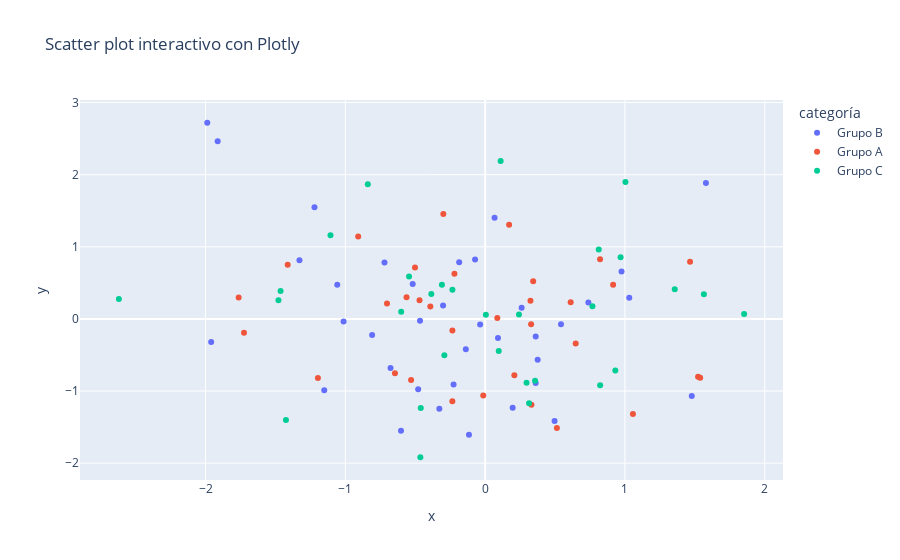

Write notebook code for a chart like this one.
### Code cell
fig = px.scatter(df, x='x', y='y', color='categoría',
                 title="Scatter plot interactivo con Plotly")
fig.show()

### Figure 1 — Plotly figure (JSON) as saved in the notebook; plotly's stock layout.template omitted (floating-point values rounded to 4 significant figures)
{"data": [{"hovertemplate": "categoría=Grupo B<br>x=%{x}<br>y=%{y}<extra></extra>", "legendgroup": "Grupo B", "marker": {"color": "#636efa", "symbol": "circle"}, "mode": "markers", "name": "Grupo B", "orientation": "v", "showlegend": true, "type": "scatter", "x": [0.4967, -0.1383, 1.579, 0.5426, -0.4657, -1.913, -1.013, -0.2258, 0.06753, -1.151, 0.3757, -0.6017, -1.058, -1.221, -1.96, -1.328, 0.1969, 0.7385, -0.1156, -0.3011, -0.7198, -0.6769, 1.031, 0.9755, -0.4792, -0.1857, -0.07201, 0.3616, 0.3614, -0.03583, 0.09176, -1.988, 1.478, -0.5183, -0.8085, -0.3277, 0.2611], "xaxis": "x", "y": [-1.415, -0.4206, 1.886, -0.07445, -0.02651, 2.463, -0.03471, -0.9094, 1.403, -0.9905, -0.5663, -1.551, 0.4736, 1.55, -0.3221, 0.8135, -1.231, 0.2275, -1.607, 0.1846, 0.7818, -0.68, 0.2931, 0.6566, -0.9747, 0.7871, 0.8221, -0.2454, -0.8895, -0.0771, -0.2647, 2.72, -1.071, 0.4825, -0.2235, -1.246, 0.1537], "yaxis": "y"}, {"hovertemplate": "categoría=Grupo A<br>x=%{x}<br>y=%{y}<extra></extra>", "legendgroup": "Grupo A", "marker": {"color": "#EF553B", "symbol": "circle"}, "mode": "markers", "name": "Grupo A", "orientation": "v", "showlegend": true, "type": "scatter", "x": [0.6477, 1.523, -0.2342, -0.4695, -1.725, -0.5623, -0.908, -1.412, 1.466, -0.0135, 0.2089, 0.1714, 1.057, 0.3436, -1.763, 0.3241, 0.6117, 0.3313, -1.196, -0.6451, 1.538, 0.8219, 0.08705, -0.299, -0.2197, -0.5018, 0.9154, 0.3288, -0.5298, 0.5133, -0.7021, -0.3921, -0.2346], "xaxis": "x", "y": [-0.3427, -0.8023, -0.1613, 0.2576, -0.1924, 0.3015, 1.143, 0.7519, 0.791, -1.062, -0.7833, 1.307, -1.32, 0.5219, 0.297, 0.2505, 0.2323, -1.191, -0.8207, -0.7537, -0.8158, 0.8272, 0.013, 1.454, 0.6257, 0.714, 0.4732, -0.07283, -0.8468, -1.515, 0.2141, 0.1732, -1.143], "yaxis": "y"}, {"hovertemplate": "categoría=Grupo C<br>x=%{x}<br>y=%{y}<extra></extra>", "legendgroup": "Grupo C", "marker": {"color": "#00cc96", "symbol": "circle"}, "mode": "markers", "name": "Grupo C", "orientation": "v", "showlegend": true, "type": "scatter", "x": [-0.2341, 0.7674, -0.4634, 0.242, 0.3142, -1.425, -0.5444, 0.1109, -0.6006, -0.2917, 1.852, 0.8225, -1.479, -0.4606, -0.3851, 0.9313, -0.8392, -0.3092, -1.106, 0.8125, 1.356, 1.004, 1.565, -2.62, 0.3571, 0.09708, 0.9686, -1.464, 0.2961, 0.005113], "xaxis": "x", "y": [0.4041, 0.1746, -1.919, 0.06023, -1.169, -1.402, 0.5869, 2.19, 0.09965, -0.5035, 0.06856, -0.9194, 0.2599, -1.237, 0.3464, -0.7144, 1.866, 0.4738, 1.159, 0.9634, 0.4128, 1.897, 0.3412, 0.2767, -0.8572, -0.4465, 0.8564, 0.3853, -0.8839, 0.05821], "yaxis": "y"}], "layout": {"legend": {"title": {"text": "categoría"}, "tracegroupgap": 0}, "title": {"text": "Scatter plot interactivo con Plotly"}, "xaxis": {"anchor": "y", "domain": [0, 1], "title": {"text": "x"}}, "yaxis": {"anchor": "x", "domain": [0, 1], "title": {"text": "y"}}}}
